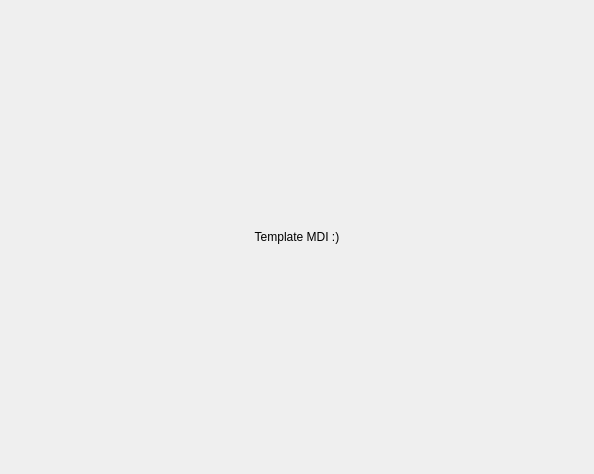
<?xml version="1.0" encoding="UTF-8"?>
<ui version="4.0">
 <class>previewForm</class>
 <widget class="QWidget" name="previewForm">
  <property name="geometry">
   <rect>
    <x>0</x>
    <y>0</y>
    <width>594</width>
    <height>474</height>
   </rect>
  </property>
  <property name="minimumSize">
   <size>
    <width>200</width>
    <height>200</height>
   </size>
  </property>
  <property name="windowTitle">
   <string>Template MDI</string>
  </property>
  <layout class="QGridLayout" name="gridLayout">
   <item row="0" column="0">
    <widget class="QLabel" name="label">
     <property name="text">
      <string>Template MDI :)</string>
     </property>
     <property name="textFormat">
      <enum>Qt::TextFormat::MarkdownText</enum>
     </property>
     <property name="alignment">
      <set>Qt::AlignmentFlag::AlignCenter</set>
     </property>
    </widget>
   </item>
  </layout>
 </widget>
 <resources/>
 <connections/>
</ui>
